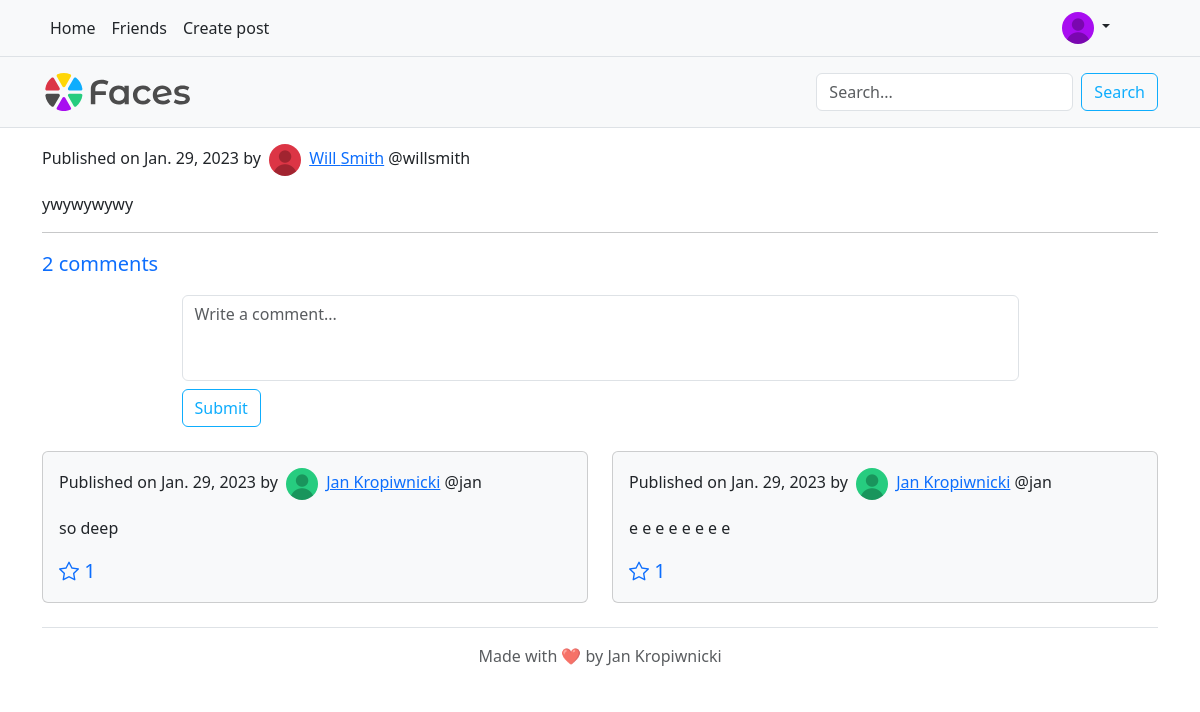
The page /1 (signed in) on the database its author committed.
### faces_app/models.py (models this page shows)
class ProfilePicture(models.Model):
    user = models.OneToOneField(User, on_delete=models.CASCADE)
    url = models.URLField()

class Post(models.Model):
    content = models.TextField()
    author = models.ForeignKey(Person, on_delete=models.CASCADE)
    date = models.DateTimeField()

class Person(models.Model):
    user = models.OneToOneField(User, on_delete=models.CASCADE)
    friends = models.ManyToManyField("self")
    notifications = models.JSONField()
    unread = models.PositiveIntegerField()
    POST_VIS_FRIENDS = '0'
    POST_VIS_FRIENDS_FRIENDS = '1'
    POST_VIS_EVERYONE = '2'
    POST_VIS_CHOICES = [
        (POST_VIS_FRIENDS, "Friends"),
        (POST_VIS_FRIENDS_FRIENDS, "Friends' friends"),
        (POST_VIS_EVERYONE, "Everyone"),
    ]
    post_vis = models.PositiveIntegerField(
        choices=POST_VIS_CHOICES,
        default=POST_VIS_FRIENDS
    )

class Comment(models.Model):
    post = models.ForeignKey(Post, on_delete=models.CASCADE)
    author = models.ForeignKey(Person, on_delete=models.CASCADE)
    content = models.TextField()
    date = models.DateTimeField()

### faces_app/views.py (the view)
# urls.py: path('<int:post_id>', faces_app.views.post_page, name="post_page"),
def post_page(request, post_id):
    post = get_object_or_404(Post, id=post_id)
    return render(request, 'post-page.html', {"post": post, "post_content": post.content.split("\r\n"), "like_count":
                  len(post.likeprofile_set.all()), "comment_count": len(post.comment_set.all()),
                                              "comments": [{"object": x, "like_count": len(x.likeprofile_set.all())}
                                                           for x in post.comment_set.all()]})

### templates/post-page.html (shortened to what this page needs)
{% extends 'base.html' %}
{% load static %}
{% block content %}
    {% if user.is_authenticated %}
        <p>
            Published on {{ post.date.date }} by
            <img src="{% static post.author.user.profilepicture.url %}" alt="{{ post.0.author.user.username }}" class="rounded-circle mx-1" width="32" height="32">
            <a href="{% url 'user' post.author.user.username %}">
            {{ post.author.user.first_name }} {{ post.author.user.last_name }}</a>
            @{{ post.author.user.username }}
        </p>
        <p>
            {% for line in post_content %}
                {{ line }}<br>
            {% endfor %}
        </p>
        <hr>
        <span class="lead text-primary">{{ comment_count }} comment{% if comment_count != 1 %}s{% endif %}</span>
        <div class="d-flex justify-content-center">
            <form method="post" class="w-75 mt-3" action="{% url 'submit_comment' post.id %}">
                <textarea class="form-control" name="comment" placeholder="Write a comment..." rows="3" maxlength="1024" style="resize: none"></textarea>
                <button class="btn btn-outline-primary mt-2 mb-4" type="submit">Submit</button>
            </form>
        </div>
        <div class="row g-4">
            {% for comment in comments %}
                <div class="col-md-6">
                    <div class="p-3 card bg-light">
                        <p>
                            Published on {{ comment.object.date.date }} by
                            <img src="{% static comment.object.author.user.profilepicture.url %}" alt="{{ post.0.author.user.username }}" class="rounded-circle mx-1" width="32" height="32">
                            <a href="{% url 'user' comment.object.author.user.username %}">
                            {{ comment.object.author.user.first_name }} {{ comment.object.author.user.last_name }}</a>
                            @{{ comment.object.author.user.username }}
                        </p>
                        <p>{{ comment.object.content }}</p>
                        <p class="lead text-primary mb-0">
                            {% if user.likeprofile in comment.object.likeprofile_set.all %}
                                <a id="like-{{ comment.object.id }}" onclick="dislike_{{ comment.object.id }}()"><i class="bi bi-star-fill"></i></a>
                            {% else %}
                                <a id="like-{{ comment.object.id }}" onclick="like_{{ comment.object.id }}()"><i class="bi bi-star"></i></a>
                            {% endif %}
                            <span id="like-count-{{ comment.object.id }}">{{ comment.like_count }}</span>
                        </p>
                    </div>
                </div>
            {% endfor %}
        </div>
    {% endif %}
{% endblock %}

### templates/base.html (shortened to what this page needs)
{% load static %}
<!DOCTYPE html>
<html lang="en">
<head>
    <link href="https://cdn.jsdelivr.net/npm/bootstrap@5.3.0-alpha1/dist/css/bootstrap.min.css" rel="stylesheet"
>
    <link rel="stylesheet" href="https://cdn.jsdelivr.net/npm/bootstrap-icons@1.10.3/font/bootstrap-icons.css">
</head>
<body>
    <header class="py-3 mb-4 border-bottom bg-light fixed-top">
        <div class="container d-flex flex-wrap justify-content-center">
            <a href="/" class="d-flex align-items-center me-5 me-lg-auto text-dark text-decoration-none">
                <img class="bi me-1" height="38" src="{% static 'img/faces.svg' %}" alt="Faces logo">
            </a>
            {% if user.is_authenticated %}
                <form method="get" class="d-flex mt-3 mt-md-0" role="search" action="{% url 'search_results' %}">
                    <input class="form-control me-2" name="q" type="search" placeholder="Search..." aria-label="Search"
                           value="{% block query %}{% endblock %}" required>
                    <button class="btn btn-outline-primary" type="submit">Search</button>
                </form>
            {% endif %}
        </div>
    </header>
    <nav class="navbar navbar-expand-md py-2 bg-light border-bottom fixed-top">
        <div class="container d-flex flex-wrap">
            <div class="collapse navbar-collapse" id="navbarCollapse">
                {% if not user.is_authenticated %}
                    <ul class="nav me-auto">
                        <li class="nav-item"><a href="#" class="nav-link link-dark px-2 active" aria-current="page">Home</a></li>
                        <li class="nav-item"><a href="#" class="nav-link link-dark px-2">About</a></li>
                        <li class="nav-item"><a href="#" class="nav-link link-dark px-2">FAQs</a></li>
                        <li class="nav-item"><a href="#" class="nav-link link-dark px-2">Contact</a></li>
                    </ul>
                    <ul class="nav">
                        <li class="nav-item"><a href="{% url 'login' %}" class="nav-link link-dark px-2">Login</a></li>
                        <li class="nav-item"><a href="{% url 'register' %}" class="nav-link link-dark px-2">Sign up</a></li>
                    </ul>
                {% else %}
                    <ul class="nav me-auto">
                        <li class="nav-item"><a href="{% url 'index' %}" class="nav-link link-dark px-2 active" aria-current="page">Home</a></li>
                        <li class="nav-item"><a href="{% url 'friends' %}" class="nav-link link-dark px-2">Friends</a></li>
                        <li class="nav-item"><a href="{% url 'create_post' %}" class="nav-link link-dark px-2">Create post</a></li>
                    </ul>
                    <div class="dropdown me-5">
                        <a href="#" class="d-block link-dark text-decoration-none dropdown-toggle position-relative" data-bs-toggle="dropdown" aria-expanded="false">
                            <img src="{% static user.profilepicture.url %}" alt="{{ user.username }}" class="rounded-circle" width="32" height="32">
                        </a>
                    </div>
                {% endif %}
            </div>
        </div>
    </nav>
    <div class="container-sm">
        <main>
            {% block content %}
            {% endblock %}
        </main>
        <footer class="py-3 my-4 border-top text-center text-muted">
            Made with ❤️ by Jan Kropiwnicki
        </footer>
    </div>
</body>
</html>

### templates/base.html (style rules this page uses)
header { top: 57px !important; }
body { padding-top: 9rem; }
:root { --bs-blue: #0eadfd; --bs-purple: #a80df0; --bs-green: #26cc7f; --bs-yellow: #ccab06; }
.btn-outline-primary { --bs-btn-color: var(--bs-blue); --bs-btn-border-color: var(--bs-blue); --bs-btn-active-bg: var(--bs-blue); --bs-btn-active-border-color: var(--bs-blue); --bs-btn-hover-border-color: var(--bs-blue); --bs-btn-hover-bg: var(--bs-blue); }

### rows shown on the page
Post: date "Jan. 29, 2023", author.url (picture), author.user.first_name "Will", author.user.last_name "Smith", author.user.username "willsmith", post_content "ywywywywy"
Comment: object "Jan. 29, 2023", author.url (picture), object.author.user.first_name "Jan", object.author.user.last_name "Kropiwnicki", object.author.user.username "jan", object.content "so deep", like_count "1"
Comment: object "Jan. 29, 2023", author.url (picture), object.author.user.first_name "Jan", object.author.user.last_name "Kropiwnicki", object.author.user.username "jan", object.content "e e e e e e e e", like_count "1"

### other values the page prints
{{ comment_count }} "2"
